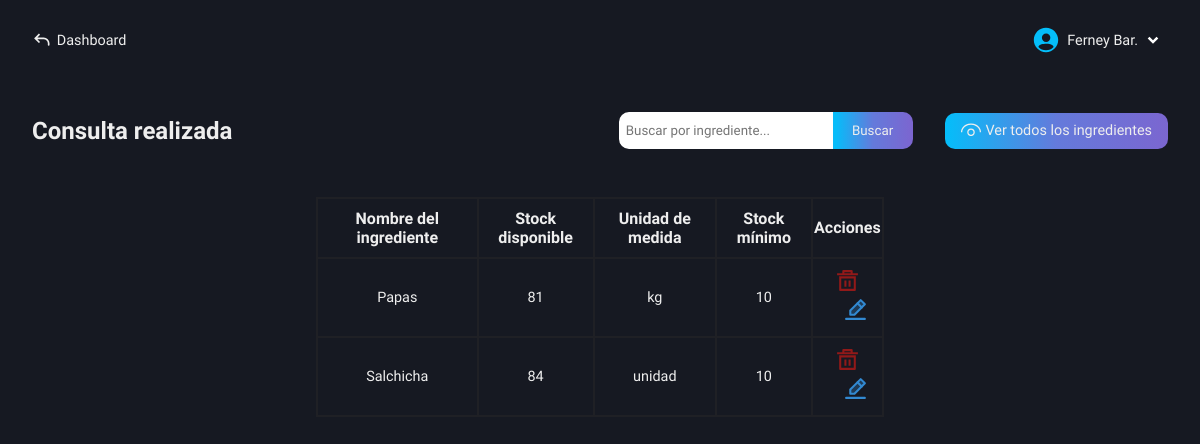
The page /roles/restaurant/inventory/functions/search-ingredients.php (signed in) on the database as committed earlier.
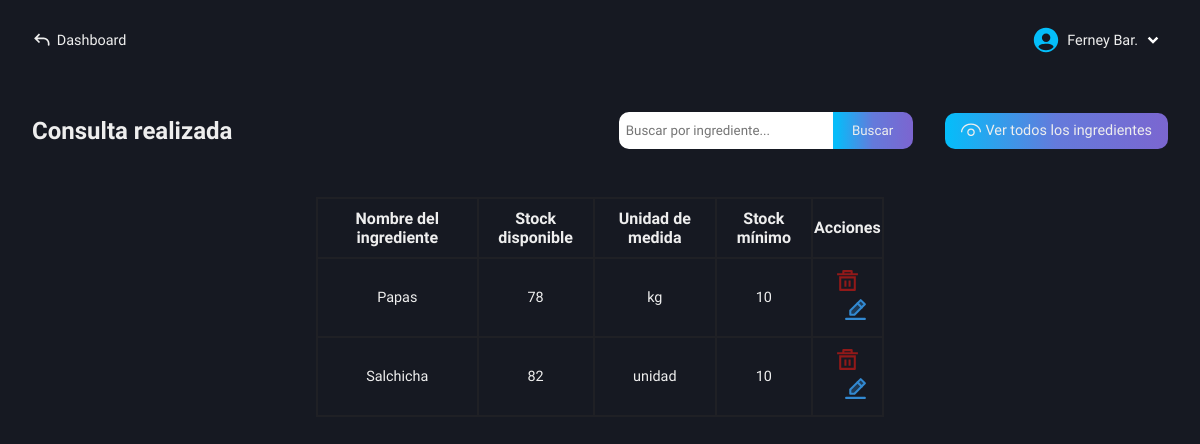
The same page on the database as committed later.
### tables this page shows
CREATE TABLE `ingredients` (
  `id` int(11) NOT NULL AUTO_INCREMENT,
  `id_category` int(11) NOT NULL,
  `name_ingredient` varchar(100) NOT NULL,
  `quantity_stock` int(11) NOT NULL,
  `purchase_price` decimal(50,0) NOT NULL,
  `minimum_stock` int(11) NOT NULL,
  `ingredient_status` varchar(100) NOT NULL,
  `unit` varchar(100) NOT NULL,
  `entry_date` date NOT NULL,
  PRIMARY KEY (`id`)
);

### roles/restaurant/inventory/functions/search-ingredients.php (the view, shortened to what the changed rows need)
<!DOCTYPE html>
<html lang="en">
<head>
    <link rel="stylesheet" href="../../../../css/restaurant/admin-inventory.css">
    <link rel="stylesheet" href="../../../../css/base-autocomplete.css">
    <link rel="stylesheet" href="https://code.jquery.com/ui/1.12.1/themes/base/jquery-ui.css">
    <?php
        include("../../../../conexion.php");
    ?>
</head>
<body>
    <main class="main">
        <section class="info-table-product" id="hidden-modal">
            <div class="table-products">
                <div class="tlt-search-add">
                    <h2 class="tlt-function">Consulta realizada</h2>
                </div>
                <div class="content-table">
                    <table>
                        <tr>
                            <th>Nombre del ingrediente</th>
                            <th>Stock disponible</th>
                            <th>Unidad de medida</th>
                            <th>Stock mínimo</th>
                            <th>Acciones</th>
                        </tr>
                        <?php
                            $search = $_POST['search'];
                            $searchTerm = mysqli_real_escape_string($conexion, $search);
                            $getIngredient= "SELECT * FROM ingredients WHERE name_ingredient LIKE '%$searchTerm%'";
                            $resultIngredient= mysqli_query($conexion, $getIngredient);
                            if($resultIngredient -> num_rows > 0){
                                while($row = mysqli_fetch_array($resultIngredient)){
                                    $id = $row['id'];
                                    echo "<tr>
                                            <td>" . ucfirst($row['name_ingredient']) . "</td>
                                            <td>" . $row['quantity_stock'] . "</td>
                                            <td>" . $row['unit'] . "</td>
                                            <td>" . $row['minimum_stock'] . "</td>
                                            <td>
                                                <a href='functions/delete.php?id=$id'>
                                                    <svg xmlns='http://www.w3.org/2000/svg' width='25' height='25' viewBox='0 0 24 24'><path fill='#911919' d='M4 8h16v13a1 1 0 0 1-1 1H5a1 1 0 0 1-1-1zm2 2v10h12V10zm3 2h2v6H9zm4 0h2v6h-2zM7 5V3a1 1 0 0 1 1-1h8a1 1 0 0 1 1 1v2h5v2H2V5zm2-1v1h6V4z'/></svg>
                                                </a>
                                                <a href='functions/get-data.php?id=$id'>
                                                    <svg xmlns='http://www.w3.org/2000/svg' width='25' height='25' viewBox='0 0 24 24'><g fill='none' stroke='#3289d1' stroke-linecap='round' stroke-linejoin='round' stroke-width='2'><path stroke-dasharray='20' stroke-dashoffset='20' d='M3 21h18'><animate fill='freeze' attributeName='stroke-dashoffset' dur='0.2s' values='20;0'/></path><path fill='#3289d1' fill-opacity='0' stroke-dasharray='48' stroke-dashoffset='48' d='M7 17v-4l10 -10l4 4l-10 10h-4'><animate fill='freeze' attributeName='fill-opacity' begin='1.1s' dur='0.15s' values='0;0.3'/><animate fill='freeze' attributeName='stroke-dashoffset' begin='0.2s' dur='0.6s' values='48;0'/></path><path stroke-dasharray='8' stroke-dashoffset='8' d='M14 6l4 4'><animate fill='freeze' attributeName='stroke-dashoffset' begin='0.8s' dur='0.2s' values='8;0'/></path></g></svg>
                                                </a>
                                            </td>
                                          </tr>";
                                }
                            } else {
                                echo "<tr>
                                        <td colspan='10'>No hay ingredientes.</td>
                                      </tr>";
                            }
                        ?>
                    </table>
                </div>
            </div>
        </section>
    </main>
</body>
</html>

Rows that differ between the two databases and show on the page:
changed ingredients "Papas": quantity_stock "81" → "78"
changed ingredients "Salchicha": quantity_stock "84" → "82"
